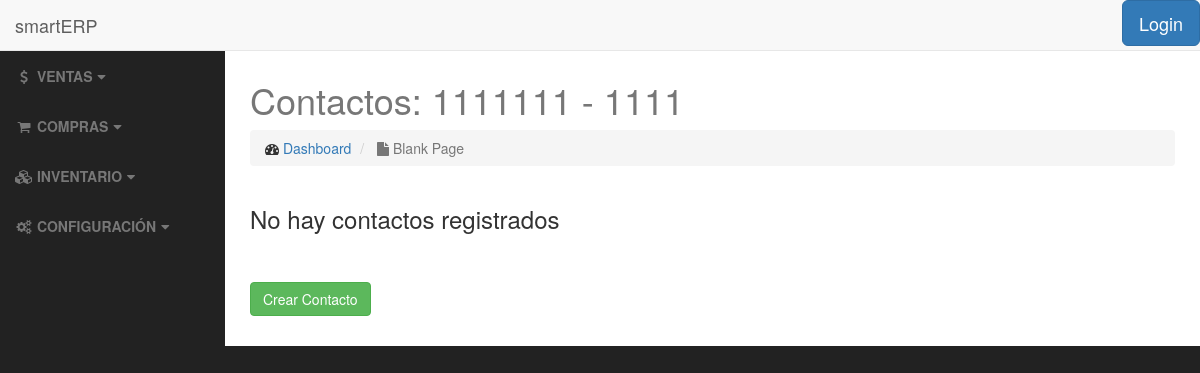
The page /clients/5/contacts/ on the database as committed earlier.
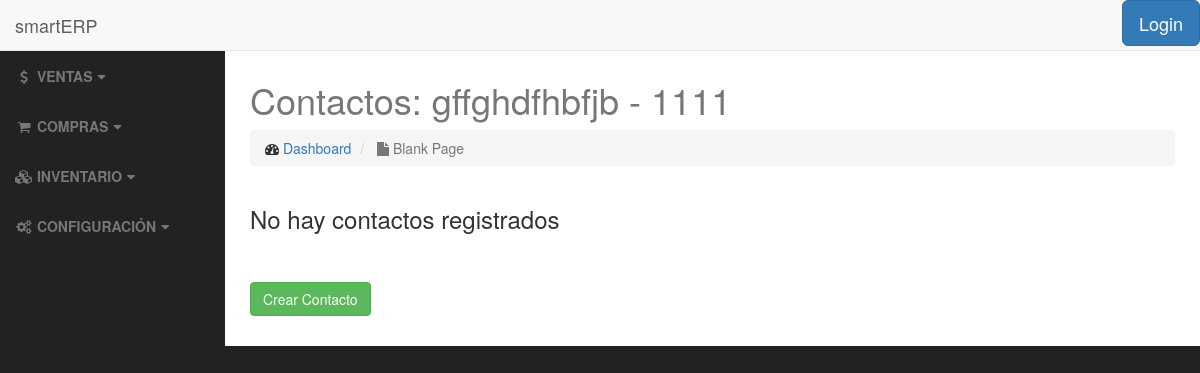
The same page on the database as committed later.
### clients/models.py (models this page shows, shortened)
class Client(models.Model):
    client_rut = models.CharField(max_length=12, unique=True, verbose_name="RUT")
    client_name = models.CharField(max_length=250, verbose_name="Nombre Cliente")
    client_giro = models.CharField(max_length=200, verbose_name="Giro")
    client_address = models.CharField(max_length=100, verbose_name="Direccion")
    client_comuna = models.CharField(max_length=50, verbose_name="Comuna")
    client_ciudad = models.CharField(max_length=50, verbose_name="Ciudad")
    client_region = models.CharField(max_length=50, verbose_name="Region")
    client_tel = models.CharField(max_length=20, blank=True, verbose_name="Telefono")
    client_email = models.EmailField(blank=True, verbose_name="E-mail")
    is_active = models.BooleanField(default=True, verbose_name="Activo")
    class Meta:
        ordering = ['client_rut']

### clients/views.py (the view)
# urls.py: url(r'^(?P<pk>[0-9]+)/contacts/$', views.ClientContactListView.as_view(), name='contact_list'),
class ClientContactListView(ListView):
    template_name = 'clients/contact_list.html'
    def get_queryset(self):
        self.client = get_object_or_404(Client, pk=self.kwargs['pk'])
        return ClientContact.objects.filter(client=self.client)
    def get_context_data(self, **kwargs):
        context = super(ClientContactListView, self).get_context_data(**kwargs)
        context["client"] = Client.objects.get(pk=self.kwargs['pk'])
        return context

### clients/templates/clients/contact_list.html
{% extends 'base.html' %}
<h2>{% block title %}Contactos: {{ client.client_rut }} - {{ client.client_name }}{% endblock %}</h2>
{% block body %}
    <table>
            {% if object_list %}
                <tr>
                    <th></th>
                    <th>Nombre Cliente</th>
                    <th>Cargo</th>
                    <th>Telefono</th>
                    <th>Email</th>
                </tr>
                    {% for contact in object_list %}
                        <tr>
                            <td>
                                <a href="{% url 'clients:contact-update' contact.pk %}"><i class="fa fa-pencil-square-o" title="Editar"></i></a>&nbsp;
                                <a href="{% url 'clients:contact-delete' contact.pk %}"><i class="fa fa-times-circle" title="Eliminar"></i></a>
                            </td>
                            <td>{{ contact.contact_name }}</td>
                            <td>{{ contact.contact_role }}</td>
                            <td>{{ contact.contact_tel }}</td>
                            <td>{{ contact.contact_email }}</td>
                        </tr>
                    {% endfor %}
            {% else %}
                <h3>No hay contactos registrados</h3>
            {% endif %}
    </table>
    <br>
    <br>
    <a href="{% url 'clients:contact-add' %}" class="btn btn-success">Crear Contacto</a>
    <br>
    <br>
{% endblock %}

Rows that differ between the two databases and show on the page:
changed Client: client_rut "1111111" → "gffghdfhbfjb"
